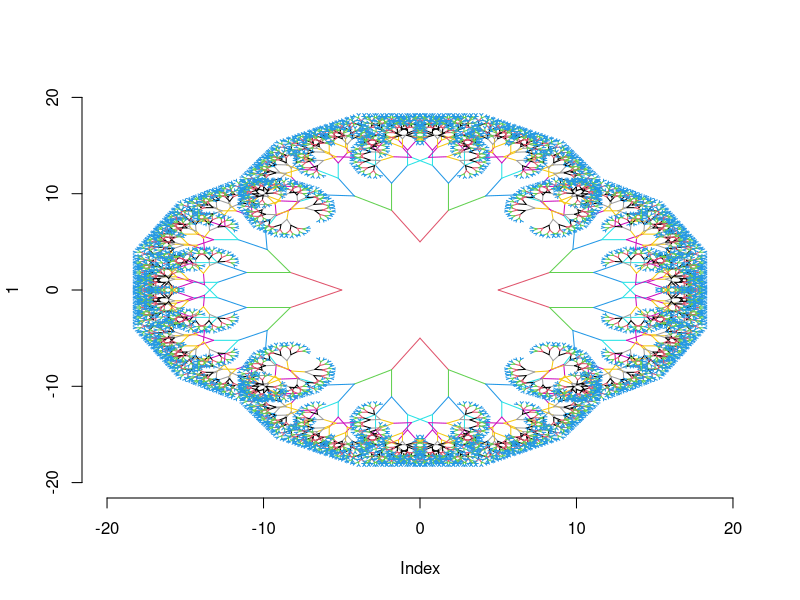

Write the R code that produced this figure.
# Fractal project - Recursive trees. Creator: Veselin Todorov 2021

#background creation
background <- function(xLimits, yLimits, color = "black")
{
  plot(1, type="n", bty="n", xlim = xLimits, ylim = yLimits) #set black background with no plot type and limits
}

#function to draw a line
drawLine <- function(lineCoordinates, color = "green", lineWidth = 1)
{
  segments(lineCoordinates[1], lineCoordinates[2], lineCoordinates[3], lineCoordinates[4], color, lineWidth) #draws line
}

#newline function
newLine <- function(line, angle, reduce=1) {
  
  x0 <- line[1]
  y0 <- line[2]
  x1 <- line[3]
  y1 <- line[4]
  
  dx <- unname(x1-x0)                      # how much x have changed
  dy <- unname(y1-y0)                      # how much y have changed
  l <- sqrt(dx^2 + dy^2)                   # length of the line
  
  angleBetween <- atan(dy/dx) * (180 / pi)          # angle between line and origin
  rad <- (angle + angleBetween) * (pi / 180)          # (angle + new angle) in radians
  
  coeff <- sign(angleBetween) * sign(dy)            # coefficient of direction
  if(coeff == 0) coeff <- -1
  
  x2 <- x0 + coeff*l*cos(rad)*reduce + dx  # new x location
  y2 <- y0 + coeff*l*sin(rad)*reduce + dy  # new y location
  return(c(x1,y1,x2,y2))
  
}

iterate <- function(object, ifun, ...) {
  linesList <- vector("list",0)
  for(i in 1:nrow(object)) {
    old_line <- matrix(object[i,], nrow=1)
    new_line <- ifun(old_line, ...)
    linesList[[length(linesList)+1]] <- new_line
  }
  new_object <- do.call(rbind, linesList)
  return(new_object)
}

#function that draws object
drawObject <- function(object, col="white", lwd=1) 
{
  invisible(apply(object, 1, drawLine, col=col, lineWidth=lwd))
}

# iterator function: recursive tree
tree <- function(line0, angle=30, reduce=.7, randomness=0) {
  
  # angles and randomness
  angle1 <- angle+rnorm(1,0,randomness)  # left branch
  angle2 <- -angle+rnorm(1,0,randomness) # right branch
  
  # new branches
  line1 <- newLine(line0, angle=angle1, reduce=reduce)   
  line2 <- newLine(line0, angle=angle2, reduce=reduce)
  
  # store in matrix and return
  mat <- matrix(c(line1,line2), byrow=T, ncol=4)
  return(mat)
  
}

# example: recursive tree (after ten iterations)
Z <- c(0,0) #point of center
A <- c(1e-9,5) #direction A
B <- c(5,-1e-9) #direction B
fractal <- matrix(c(Z,A,Z,B,Z,-A,Z,-B), nrow=4, byrow=T) #first fractal iteration
background(xLimits=c(-20,20), yLimits=c(-20,20)) #create background
drawObject(fractal) #draw E1
for(i in 1:11) {
  fractal <- iterate(fractal, ifun=tree, angle=29, reduce=.75) #change level of fractal
  drawObject(fractal, col=i+1) #draw E2 ... E12
}

